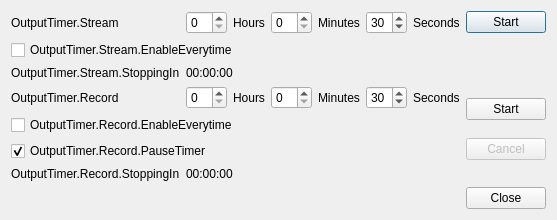
<?xml version="1.0" encoding="UTF-8"?>
<ui version="4.0">
 <class>OutputTimer</class>
 <widget class="QDialog" name="OutputTimer">
  <property name="geometry">
   <rect>
    <x>0</x>
    <y>0</y>
    <width>0</width>
    <height>0</height>
   </rect>
  </property>
  <property name="windowTitle">
   <string>OutputTimer</string>
  </property>
  <layout class="QGridLayout" name="timerLayout">
   <item row="0" column="3">
    <widget class="QLabel" name="hoursLabel">
     <property name="text">
      <string>Hours</string>
     </property>
    </widget>
   </item>
   <item row="3" column="2">
    <widget class="QSpinBox" name="recordingTimerHours">
     <property name="minimum">
      <number>0</number>
     </property>
     <property name="maximum">
      <number>24</number>
     </property>
     <property name="value">
      <number>0</number>
     </property>
    </widget>
   </item>
   <item row="0" column="6">
    <widget class="QSpinBox" name="streamingTimerSeconds">
     <property name="minimum">
      <number>0</number>
     </property>
     <property name="maximum">
      <number>59</number>
     </property>
     <property name="value">
      <number>30</number>
     </property>
    </widget>
   </item>
   <item row="0" column="8">
    <widget class="QPushButton" name="outputTimerStream">
     <property name="text">
      <string>Start</string>
     </property>
     <property name="checkable">
      <bool>true</bool>
     </property>
    </widget>
   </item>
   <item row="3" column="4">
    <widget class="QSpinBox" name="recordingTimerMinutes">
     <property name="minimum">
      <number>0</number>
     </property>
     <property name="maximum">
      <number>59</number>
     </property>
     <property name="value">
      <number>0</number>
     </property>
    </widget>
   </item>
   <item row="0" column="1">
    <widget class="QLabel" name="streamingLabel">
     <property name="text">
      <string>OutputTimer.Stream</string>
     </property>
    </widget>
   </item>
   <item row="0" column="4">
    <widget class="QSpinBox" name="streamingTimerMinutes">
     <property name="maximum">
      <number>59</number>
     </property>
     <property name="value">
      <number>0</number>
     </property>
    </widget>
   </item>
   <item row="3" column="8" rowspan="4">
    <layout class="QVBoxLayout" name="outputTimerRecordLayout">
     <item row="1">
      <widget class="QPushButton" name="outputTimerRecord">
       <property name="text">
        <string>Start</string>
       </property>
       <property name="checkable">
        <bool>true</bool>
       </property>
      </widget>
     </item>
     <item row="2">
      <widget class="QPushButton" name="outputTimerRecordCancel">
       <property name="text">
        <string>Cancel</string>
       </property>
       <property name="enabled">
        <bool>false</bool>
       </property>
      </widget>
     </item>
     <item row="3">
      <spacer>
       <property name="orientation">
        <enum>Qt::Vertical</enum>
       </property>
      </spacer>
     </item>
     <!--
       <property name="attribute">
        <string>stretch</string>
       </property>
     -->
    </layout>
   </item>
   <item row="6" column="1">
    <widget class="QLabel" name="recordStoppingIn">
     <property name="text">
      <string>OutputTimer.Record.StoppingIn</string>
     </property>
    </widget>
   </item>
   <item row="3" column="7">
    <widget class="QLabel" name="secondsLabel_2">
     <property name="text">
      <string>Seconds</string>
     </property>
    </widget>
   </item>
   <item row="2" column="2" colspan="6">
    <widget class="QLabel" name="streamTime">
     <property name="text">
      <string>00:00:00</string>
     </property>
    </widget>
   </item>
   <item row="3" column="5">
    <widget class="QLabel" name="minutesLabel_2">
     <property name="text">
      <string>Minutes</string>
     </property>
    </widget>
   </item>
   <item row="0" column="2">
    <widget class="QSpinBox" name="streamingTimerHours">
     <property name="minimum">
      <number>0</number>
     </property>
     <property name="maximum">
      <number>24</number>
     </property>
     <property name="value">
      <number>0</number>
     </property>
    </widget>
   </item>
   <item row="6" column="2" colspan="6">
    <widget class="QLabel" name="recordTime">
     <property name="text">
      <string>00:00:00</string>
     </property>
    </widget>
   </item>
   <item row="0" column="5">
    <widget class="QLabel" name="minutesLabel">
     <property name="text">
      <string>Minutes</string>
     </property>
    </widget>
   </item>
   <item row="3" column="1">
    <widget class="QLabel" name="recordingLabel">
     <property name="text">
      <string>OutputTimer.Record</string>
     </property>
    </widget>
   </item>
   <item row="3" column="6">
    <widget class="QSpinBox" name="recordingTimerSeconds">
     <property name="minimum">
      <number>0</number>
     </property>
     <property name="maximum">
      <number>59</number>
     </property>
     <property name="value">
      <number>30</number>
     </property>
    </widget>
   </item>
   <item row="1" column="1" colspan="7">
    <widget class="QCheckBox" name="autoStartStreamTimer">
     <property name="text">
      <string>OutputTimer.Stream.EnableEverytime</string>
     </property>
    </widget>
   </item>
   <item row="2" column="1">
    <widget class="QLabel" name="streamStoppingIn">
     <property name="text">
      <string>OutputTimer.Stream.StoppingIn</string>
     </property>
    </widget>
   </item>
   <item row="4" column="1" colspan="7">
    <widget class="QCheckBox" name="autoStartRecordTimer">
     <property name="text">
      <string>OutputTimer.Record.EnableEverytime</string>
     </property>
    </widget>
   </item>
   <item row="7" column="8">
    <widget class="QDialogButtonBox" name="buttonBox">
     <property name="standardButtons">
      <set>QDialogButtonBox::Close</set>
     </property>
    </widget>
   </item>
   <item row="3" column="3">
    <widget class="QLabel" name="hoursLabel_2">
     <property name="text">
      <string>Hours</string>
     </property>
    </widget>
   </item>
   <item row="0" column="7">
    <widget class="QLabel" name="secondsLabel">
     <property name="text">
      <string>Seconds</string>
     </property>
    </widget>
   </item>
   <item row="5" column="1" colspan="7">
    <widget class="QCheckBox" name="pauseRecordTimer">
     <property name="sizePolicy">
      <sizepolicy hsizetype="Minimum" vsizetype="Fixed">
       <horstretch>0</horstretch>
       <verstretch>0</verstretch>
      </sizepolicy>
     </property>
     <property name="text">
      <string>OutputTimer.Record.PauseTimer</string>
     </property>
     <property name="checked">
      <bool>true</bool>
     </property>
    </widget>
   </item>
  </layout>
 </widget>
 <tabstops>
  <tabstop>streamingTimerHours</tabstop>
  <tabstop>streamingTimerMinutes</tabstop>
  <tabstop>streamingTimerSeconds</tabstop>
  <tabstop>outputTimerStream</tabstop>
  <tabstop>autoStartStreamTimer</tabstop>
  <tabstop>recordingTimerHours</tabstop>
  <tabstop>recordingTimerMinutes</tabstop>
  <tabstop>recordingTimerSeconds</tabstop>
  <tabstop>outputTimerRecord</tabstop>
  <tabstop>outputTimerRecordCancel</tabstop>
  <tabstop>autoStartRecordTimer</tabstop>
  <tabstop>pauseRecordTimer</tabstop>
 </tabstops>
 <resources/>
 <connections/>
</ui>
